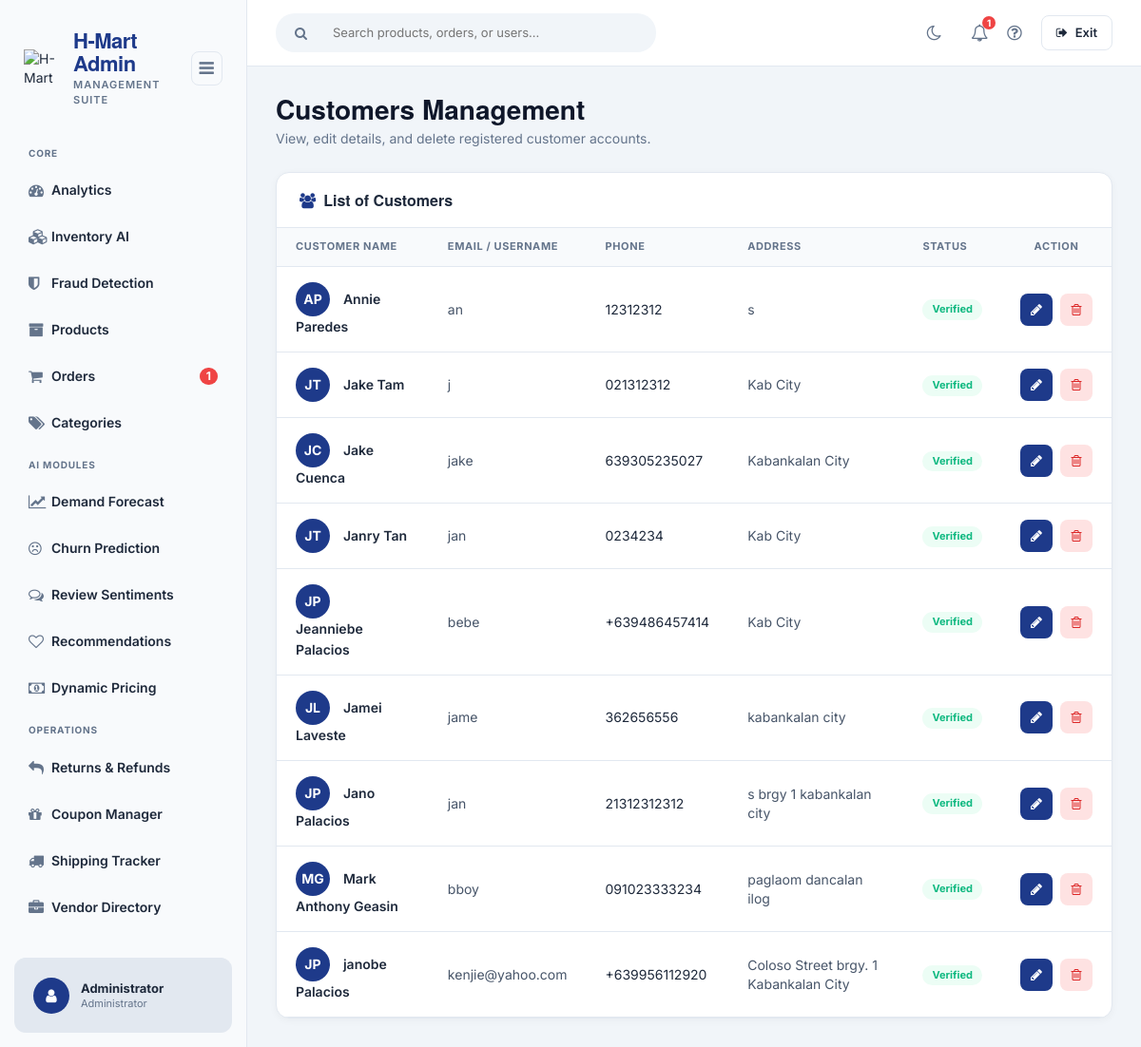
/admin/customer/index.php (signed in), run on the app's committed database.
### tables this page shows
CREATE TABLE `tblcustomer` (
  `CUSTOMERID` int(11) NOT NULL,
  `FNAME` varchar(30) NOT NULL,
  `LNAME` varchar(30) NOT NULL,
  `MNAME` varchar(30) NOT NULL,
  `CUSHOMENUM` varchar(90) NOT NULL,
  `STREETADD` text NOT NULL,
  `BRGYADD` text NOT NULL,
  `CITYADD` text NOT NULL,
  `PROVINCE` varchar(80) NOT NULL,
  `COUNTRY` varchar(30) NOT NULL,
  `DBIRTH` date NOT NULL,
  `GENDER` varchar(10) NOT NULL,
  `PHONE` varchar(20) NOT NULL,
  `EMAILADD` varchar(120) NOT NULL,
  `ZIPCODE` int(6) NOT NULL,
  `CUSUNAME` varchar(120) NOT NULL,
  `CUSPASS` varchar(90) NOT NULL,
  `CUSPHOTO` varchar(255) NOT NULL,
  `TERMS` tinyint(4) NOT NULL,
  `DATEJOIN` date NOT NULL
);

### admin/customer/index.php (called while the page is built, shortened)
<?php
require_once ("../theme/templates.php");
?>

### backend/include/database.php (called while the page is built, shortened)
<?php
class Database {
	var $sql_string = '';
	private $conn;
	public function open_connection() {
		$this->conn = mysqli_connect(server,user,pass);
		if(!$this->conn){
			echo "Problem in database connection! Contact administrator!";
			exit();
		}else{
			$db_select = mysqli_select_db($this->conn,database_name);
		}
	}
	function setQuery($sql='') {
		$this->sql_string=$sql;
	}
	function executeQuery() {
		$result = mysqli_query($this->conn,$this->sql_string);
		return $result;
	}
	private function confirm_query($result) {
		return $result;
	}
	function loadResultList( $key='' ) {
		$cur = $this->executeQuery();
		$array = array();
		if ($cur) {
			while ($row = mysqli_fetch_object($cur)) {
				if ($key) {
					$array[$row->$key] = $row;
				} else {
					$array[] = $row;
				}
			}
		}
		return $array;
	}
}
$mydb = new Database();
?>

### admin/customer/list.php (the view, shortened to what this page needs)
<div class="page-title-row" style="display:flex; justify-content:space-between; align-items:flex-end; margin-bottom:25px;">
    <div>
        <h1 style="font-weight:800; color:var(--primary); font-size:28px; margin:0 0 5px 0;">Customers Management</h1>
        <p style="color:var(--text-muted); margin:0; font-size:14px;">View, edit details, and delete registered customer accounts.</p>
    </div>
</div>
<div class="cus-table-card">
    <div class="cus-table-header">
        <h4><i class="fa fa-users" style="margin-right:8px; color:#1e3a8a;"></i>List of Customers</h4>
    </div>
    <table class="customers-table">
        <thead>
            <tr>
                <th>Customer Name</th>
                <th>Email / Username</th>
                <th>Phone</th>
                <th>Address</th>
                <th>Status</th>
                <th style="text-align:center;">Action</th>
            </tr>
        </thead>
        <tbody>
        <?php
            $mydb->setQuery("SELECT * FROM `tblcustomer` ORDER BY CUSTOMERID DESC");
            $cur = $mydb->loadResultList();
            foreach ($cur as $result) {
                $initials = strtoupper(substr($result->FNAME, 0, 1) . substr($result->LNAME, 0, 1));
                $fullName = htmlspecialchars($result->FNAME . ' ' . $result->LNAME);
                $avatar_html = '<span class="cus-avatar">' . $initials . '</span>';
                if (!empty($result->CUSPHOTO)) {
                    $avatar_path = web_root . $result->CUSPHOTO;
                    $avatar_html = '<span class="cus-avatar"><img src="' . $avatar_path . '" alt="avatar" onerror="this.parentElement.innerHTML=\'' . $initials . '\'"></span>';
                }
                $status_class = ($result->TERMS == 1) ? 'status-verified' : 'status-unverified';
                $status_text = ($result->TERMS == 1) ? 'Verified' : 'Unverified';
                echo '<tr>';
                echo '<td>
                    ' . $avatar_html . '
                    <span class="cus-name">' . $fullName . '</span>
                </td>';
                echo '<td style="color:#475569;">' . htmlspecialchars($result->CUSUNAME) . '</td>';
                echo '<td>' . htmlspecialchars($result->PHONE) . '</td>';
                $address = htmlspecialchars(trim($result->STREETADD . ' ' . $result->BRGYADD . ' ' . $result->CITYADD));
                echo '<td style="color:#475569;">' . $address . '</td>';
                echo '<td><span class="status-badge ' . $status_class . '">' . $status_text . '</span></td>';
                echo '<td><div class="action-btns">';
                echo '<a href="index.php?view=edit&id=' . $result->CUSTOMERID . '" class="btn-edit-cus" title="Edit Customer">
                        <i class="fa fa-pencil"></i>
                      </a>';
                echo '<a href="controller.php?action=delete&id=' . $result->CUSTOMERID . '"
                         class="btn-delete-cus"
                         title="Delete Customer"
                         onclick="return confirmDelete(\'' . htmlspecialchars($fullName, ENT_QUOTES) . '\')">
                        <i class="fa fa-trash-o"></i>
                      </a>';
                echo '</div></td>';
                echo '</tr>';
            }
        ?>
        </tbody>
    </table>
</div>

### admin/theme/templates.php (style rules this page uses)
:root { --primary: #0f172a; --primary-light: #1e3a8a; --sidebar-bg: #f8fafc; --bg-color: #f1f5f9; --text-main: #1e293b; --text-muted: #64748b; --border-color: #e2e8f0; --card-bg: #ffffff; --card-header-bg: #ffffff; --hover-bg: #e2e8f0; --table-header-bg: #f8fafc; --shadow: 0 4px 6px rgba(0,0,0,0.02); }
body { font-family: 'Inter', sans-serif; background-color: var(--bg-color); margin: 0; padding: 0; color: var(--text-main); overflow-x: hidden; }

### admin/customer/list.php (style rules this page uses)
.cus-table-card { background: var(--card-bg, #fff); border: 1px solid var(--border-color, #e2e8f0); border-radius: 14px; overflow: hidden; box-shadow: 0 2px 8px rgba(0,0,0,0.04); transition: background 0.25s, border-color 0.25s; }
.cus-table-header { display: flex; align-items: center; justify-content: space-between; padding: 20px 24px; border-bottom: 1px solid var(--border-color, #f1f5f9); }
.cus-table-header h4 { margin: 0; font-size: 16px; font-weight: 700; color: var(--text-main, #0f172a); }
.customers-table { width: 100%; border-collapse: collapse; }
.customers-table thead th { background: var(--table-header-bg, #f8fafc); padding: 12px 20px; text-align: left; font-size: 11px; font-weight: 700; color: var(--text-muted, #64748b); text-transform: uppercase; letter-spacing: 0.6px; border-bottom: 1px solid var(--border-color, #e2e8f0); }
.customers-table tbody tr { border-bottom: 1px solid var(--border-color, #f1f5f9); transition: background 0.15s; }
.customers-table tbody td { padding: 16px 20px; font-size: 14px; color: var(--text-main, #334155); vertical-align: middle; }
.cus-avatar { width: 36px; height: 36px; border-radius: 50%; background: #1e3a8a; display: inline-flex; align-items: center; justify-content: center; color: #fff; font-size: 14px; font-weight: 700; margin-right: 10px; vertical-align: middle; overflow: hidden; }
.cus-name { font-weight: 600; color: var(--text-main, #0f172a); vertical-align: middle; }
.status-badge { display: inline-block; padding: 3px 10px; border-radius: 20px; font-size: 11px; font-weight: 700; }
.status-verified { background: #ecfdf5; color: #10b981; }
.action-btns { display: flex; gap: 8px; justify-content: center; }
.btn-edit-cus { width: 34px; height: 34px; border-radius: 8px; background: #1e3a8a; color: #fff; border: none; display: inline-flex; align-items: center; justify-content: center; text-decoration: none; font-size: 14px; transition: background 0.2s; cursor: pointer; }
.btn-delete-cus { width: 34px; height: 34px; border-radius: 8px; background: #fee2e2; color: #dc2626; border: none; display: inline-flex; align-items: center; justify-content: center; text-decoration: none; font-size: 14px; transition: all 0.2s; cursor: pointer; }

### data on the page
tblcustomer: fullName "Annie Paredes", CUSUNAME "an", PHONE "12312312", CITYADD "s", TERMS "Verified"
tblcustomer: initials "JT", fullName "Jake Tam", CUSUNAME "j", PHONE "021312312", CITYADD "Kab City", TERMS "Verified"
tblcustomer: initials "JC", fullName "Jake Cuenca", CUSUNAME "jake", PHONE "639305235027", CITYADD "Kabankalan City", TERMS "Verified"
tblcustomer: initials "JT", fullName "Janry Tan", CUSUNAME "jan", PHONE "0234234", CITYADD "Kab City", TERMS "Verified"
tblcustomer: initials "JP", fullName "Jeanniebe Palacios", CUSUNAME "bebe", PHONE "+639486457414", CITYADD "Kab City", TERMS "Verified"
tblcustomer: fullName "Jamei Laveste", CUSUNAME "jame", PHONE "362656556", CITYADD "kabankalan city", TERMS "Verified"
tblcustomer: fullName "Jano Palacios", CUSUNAME "jan", PHONE "21312312312", address "s brgy 1 kabankalan city", TERMS "Verified"
tblcustomer: fullName "Mark Anthony Geasin", CUSUNAME "bboy", PHONE "091023333234", address "paglaom dancalan ilog", TERMS "Verified"
tblcustomer: fullName "janobe Palacios", CUSUNAME "kenjie@yahoo.com", PHONE "+639956112920", address "Coloso Street brgy. 1 Kabankalan City", TERMS "Verified"

### other printed values
$res "1"
$_SESSION['U_NAME'] "Administrator"
$_SESSION['U_ROLE'] "Administrator"
